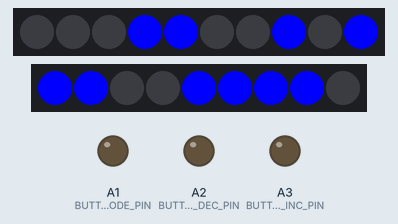
Bench run of a sketch on a simulated Arduino Uno, built with avr-gcc and run on an emulated ATmega328P. Shown: 10 RGB LEDs in strip order, left to right, 9 RGB LEDs in strip order, left to right, output pins drawn as LEDs (lit = HIGH). The local clock reads 2024-03-15 10:24:30 at power-on unless the sketch sets it; what the sketch prints to the serial monitor is not drawn.

Above: at 0.1 s.
At 30.1 s:
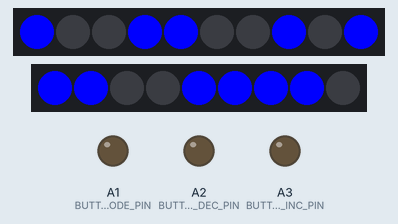
At 90.2 s:
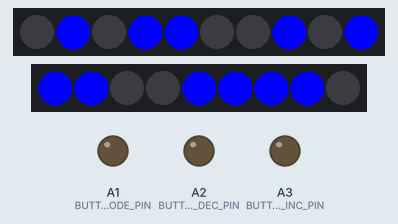

The sketch:

sketch.ino
```cpp
#include "defines.h"
#include <RTClib.h>
#include "enums.h"
#include "displayBinary.h"
#include "EditMode.h"

// refer to this https://learn.adafruit.com/adafruit-neopixel-uberguide/arduino-library-use
Adafruit_NeoPixel LEDTimeStrip(LEDCountTime, LEDPinTime);
Adafruit_NeoPixel LEDDateStrip(LEDCountDate, LEDPinDate);

RTC_DS1307 Rtc;

int8 OldDay;
int8 OldMinute;

bool *p_EditMode = new bool(false);
EditState State = MINUTE;

ezButton buttonMode(BUTTON_MODE_PIN, true);
ezButton buttonDec(BUTTON_DEC_PIN, true);
ezButton buttonInc(BUTTON_INC_PIN, true);

void setup()
{

  Serial.begin(9600);

  if (!Rtc.begin())
  {
    Serial.println("Couldn't find RTC");
    while (1)
      ;
  }
  if (!Rtc.isrunning())
  {
    Serial.println("RTC is not running!");
    Rtc.adjust(DateTime(F(__DATE__), F(__TIME__)));
  }
  else
  {
    Serial.println("RTC is already running!");
  }

  LEDTimeStrip.begin();
  LEDTimeStrip.show();

  LEDDateStrip.begin();
  LEDDateStrip.show();

  buttonMode.setDebounceTime(50);
  buttonDec.setDebounceTime(50);
  buttonInc.setDebounceTime(50);
}

void loop()
{

  handleEditMode(Rtc, buttonMode, buttonInc, buttonDec, p_EditMode, State);

  DateTime CurrentDateTime = Rtc.now();
  int8 CurrentMinute = CurrentDateTime.minute();

  // If Minute hasnt Changed; Accuracy of time; its only refresh rate
  if (OldMinute == CurrentMinute)
  {
    OldMinute = CurrentMinute;
    delay(1000);
    return;
  }
  int8 Hour = CurrentDateTime.hour();
  if (Hour > 12)
  {
    Hour -= 12;
  }
  DisplayBinary(CurrentMinute, 0, 6, LEDTimeStrip);
  DisplayBinary(Hour, 6, 4, LEDTimeStrip);
  OldMinute = CurrentMinute;

  int currentday = CurrentDateTime.day();
  if (currentday != OldDay)
  {
    OldDay = currentday;
    int currentMonth = CurrentDateTime.month();
    DisplayBinary(currentMonth, 0, 4, LEDDateStrip);
    DisplayBinary(currentday, 4, 5, LEDDateStrip);
    delay(1000);
  }
}
```

EditMode.cpp
```cpp
#include "EditMode.h"

void handleEditMode(RTC_DS1307 &Rtc, ezButton &buttonMode, ezButton &buttonInc, ezButton &buttonDec, bool *p_EditMode, EditState &state) {
    static unsigned long modePressTime = 0;
    static DateTime currentTime;
    static int editValues[4];

    buttonMode.loop();
    buttonInc.loop();
    buttonDec.loop();

    if (buttonMode.isPressed()) {
        modePressTime = millis();
    }

    if (buttonMode.isReleased()) {
        if (millis() - modePressTime > 2000) {
            *p_EditMode = !(*p_EditMode);
            if (*p_EditMode) {
                currentTime = Rtc.now();
                editValues[MINUTE] = currentTime.minute();
                editValues[HOUR] = currentTime.hour();
                editValues[DAY] = currentTime.day();
                editValues[MONTH] = currentTime.month();
            } else {
                Rtc.adjust(DateTime(currentTime.year(), editValues[MONTH], editValues[DAY], editValues[HOUR], editValues[MINUTE], 0));
            }
        } else if (*p_EditMode) {
            state = static_cast<EditState>((state + 1) % 4);
        }
    }

    if (*p_EditMode) {
        if (buttonInc.isPressed()) editValues[state] = (editValues[state] + 1) % (state < 2 ? 60 : (state == 2 ? 32 : 13));
        if (buttonDec.isPressed()) editValues[state] = (editValues[state] - 1 + (state < 2 ? 60 : (state == 2 ? 32 : 13))) % (state < 2 ? 60 : (state == 2 ? 32 : 13));
    }
}
```

EditMode.h
```cpp
#ifndef EDITMODE_H
#define EDITMODE_H

#include <RTClib.h>
#include <ezButton.h>
#include "enums.h"

void handleEditMode(RTC_DS1307 &Rtc, ezButton &buttonMode, ezButton &buttonInc, ezButton &buttonDec, bool *p_EditMode, EditState &state);

#endif
```

ModeButtonDetection.cpp
```cpp
#include "ModeButtonDetection.h"

#define LONGBUTTONPRESS 3

static bool isHolding = false;

static DateTime startPressed;
static DateTime released;

void registerButtonPress(RTC_DS1307 Rtc, ezButton buttonMode, bool *IsEditMode)
{

    if (buttonMode.isPressed() && !isHolding)
    {
        startPressed = Rtc.now();
        isHolding = true;
    }
    else if (isHolding)
    {
        released = Rtc.now();
        TimeSpan buttonPressedFor = released - startPressed;

        if (buttonPressedFor.totalseconds() >= LONGBUTTONPRESS)
        {
            *IsEditMode = !IsEditMode;
        }
    }
    if (buttonMode.isReleased())
    {
        isHolding = false;
    }
}
```

ModeButtonDetection.h
```cpp
#ifndef MODEBUTTONDETECTION_H
#define MODEBUTTONDETECTION_H

#include "defines.h"
#include <RTClib.h>
#include <ezButton.h>


void registerButtonPress(RTC_DS1307 Rtc, ezButton buttonMode, bool *EditMode);

#endif
```

defines.h
```cpp
#ifndef DEFINES_H
#define DEFINES_H

#define int8 int8_t

#define LEDPinTime PIN5
#define LEDPinDate PIN4
#define LEDCountTime 10
#define LEDCountDate 9

#define BUTTON_MODE_PIN A1
#define BUTTON_DEC_PIN A2
#define BUTTON_INC_PIN A3

#endif
```

displayBinary.cpp
```cpp
#include "defines.h"
#include "displayBinary.h"

void DisplayBinary(int Number, int Offset, int LedCount, Adafruit_NeoPixel &p_Strip)
{
  for (int i = 0; i < LedCount; i++)
  {
    int BitVal = (Number >> i) & 1;

    if (BitVal == 1)
    {
      p_Strip.setPixelColor(Offset + i, p_Strip.Color(0, 0, 255));
    }
    else
    {
      p_Strip.setPixelColor(Offset + i, p_Strip.Color(0, 0, 0));
    }
  }
  p_Strip.show();
}
```

displayBinary.h
```cpp
#ifndef DISPLAYBINARY_H
#define DISPLAYBINARY_H

#include <Adafruit_NeoPixel.h>

void DisplayBinary (int Number, int Offset, int LedCount, Adafruit_NeoPixel &p_Strip);

#endif
```

enums.h
```cpp
#ifndef ENUMS_H
#define ENUMS_H

enum EditState
{

    MINUTE,
    HOUR,
    DAY,
    MONTH
};

#endif
```

Measured:
- what the display in image 1 shows lasts 60.1 s, from 30.1 s to 90.2 s
